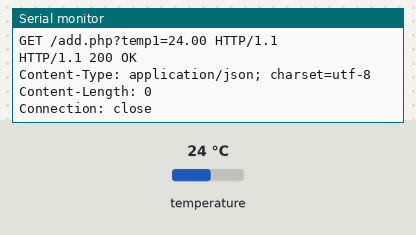
Recording of a sketch running on a simulated ESP8266 (NodeMCU). Parts: the last lines printed to the serial monitor. The test bench sets the inputs (shaded band); at power-on: temperature 24 °C. WiFi joins after 1.5 s; servers stay silent unless stated; uploads are accepted with an empty reply.

Above: at 2.7 s.
2.8 s: temperature set to 12 °C
At 4.8 s:
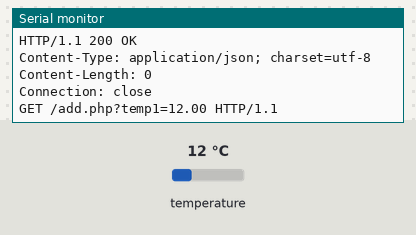
6.4 s: temperature set to 19 °C
At 7.7 s:
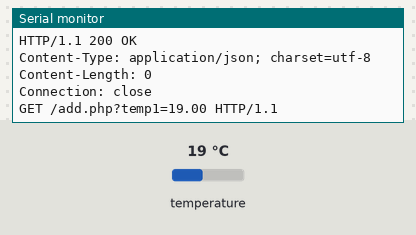
Timing chart, 0 to 9.4 s (numbered marks = the images above; inputs shaded):
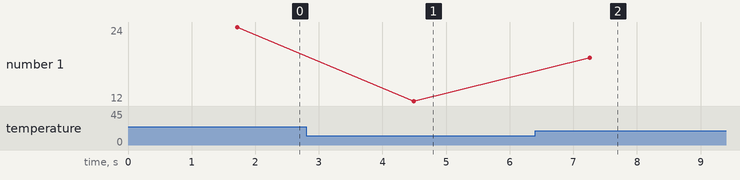

Measured:
- after the input at 2.8 s, the serial monitor: prints a new line after 1.7 s (image 1)
- after the input at 6.4 s, the serial monitor: prints a new line after 0.86 s (image 2)
- plotted number 1: 24 → 12 after the input at 2.8 s, 12 → 19 after the input at 6.4 s

The sketch:

BMP180NodeMCU.ino
```cpp
#include <Wire.h>
#include <Adafruit_BMP085.h>
#include <ESP8266WiFi.h>
#include <WiFiClient.h>
#include <ESP8266WebServer.h>

const char* ssid = "****";
const char* password = "*********";
const char* host = "192.168.178.34";
Adafruit_BMP085 bmp;

void setup() {
  Serial.begin(115200);
  delay(10);

  // We start by connecting to a WiFi network

  //Serial.println();
  Serial.println("");
  Serial.print("Connecting to ");
  Serial.println(ssid);

  WiFi.begin(ssid, password);

  while (WiFi.status() != WL_CONNECTED) {
    delay(500);
    Serial.print(".");
  }

  Serial.println("");
  Serial.println("WiFi connected");
  Serial.println("IP address: ");
  Serial.println(WiFi.localIP());

  if (!bmp.begin()) {
	Serial.println("Could not find a valid BMP085 sensor, check wiring!");
	while (1) {}
  }
}

void loop() {
    //Serial.print("Temperature = ");
    //Serial.print(bmp.readTemperature());
    //Serial.println(" *C");

    // Use WiFiClient class to create TCP connections
  WiFiClient client;
  const int httpPort = 80;
  if (!client.connect(host, httpPort)) {
    Serial.println("connection failed");
    return;
  }
//temp variable is set with a function to check the temp of an DS18B20 sensor. Let me know if you need it
  String data = "temp1=" + (String)bmp.readTemperature();
// "temp1=" is what is going to be sent using GET to the apache server, see code in add.php

  // We now create a URI for the request
  String url = "GET /add.php?" + data + " HTTP/1.1";
  Serial.println(url);
client.println(url);
  client.println("Host: 192.168.178.34");
  //client.println("Connection: close");
  client.println();
  delay(500);

  // Read all the lines of the reply from server and print them to Serial
  while(client.available()){
    String line = client.readStringUntil('\r');
    Serial.print(line);
  }
  client.stop(); //Stopping client
//  ESP.deepSleep(60U*60*1000000); //U for unsigned
  delay(1000); //for above sleep
}
```
